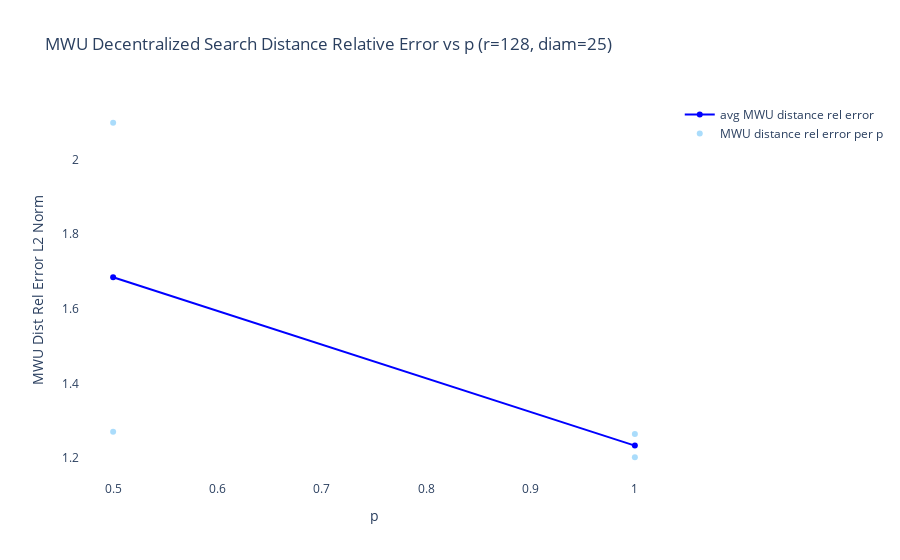

Notebook source saved alongside this figure:
### Markdown cell above
## Evenly distributed resources

### Code cell
comp_strat(num_vertices, regularity, create_rl,
        MWU, {'lrate' : lrate})

### Figure 1 — Plotly figure (JSON) as saved in the notebook; plotly's stock layout.template omitted (floating-point values rounded to 4 significant figures)
{"data": [{"hoverinfo": "skip", "marker": {"color": "Blue"}, "mode": "lines+markers", "name": "avg MWU distance rel error", "type": "scatter", "x": [1, 0.5], "y": [1.233, 1.685]}, {"hoverinfo": "skip", "marker": {"color": "LightSkyBlue"}, "mode": "markers", "name": "MWU distance rel error per p", "opacity": 0.7, "type": "scatter", "x": [1, 1, 0.5, 0.5], "y": [1.202, 1.264, 2.099, 1.27]}], "layout": {"plot_bgcolor": "rgba(0,0,0,0)", "showlegend": true, "title": {"text": "MWU Decentralized Search Distance Relative Error vs p (r=128, diam=25)"}, "xaxis": {"title": {"text": "p"}}, "yaxis": {"title": {"text": "MWU Dist Rel Error L2 Norm"}}}}
